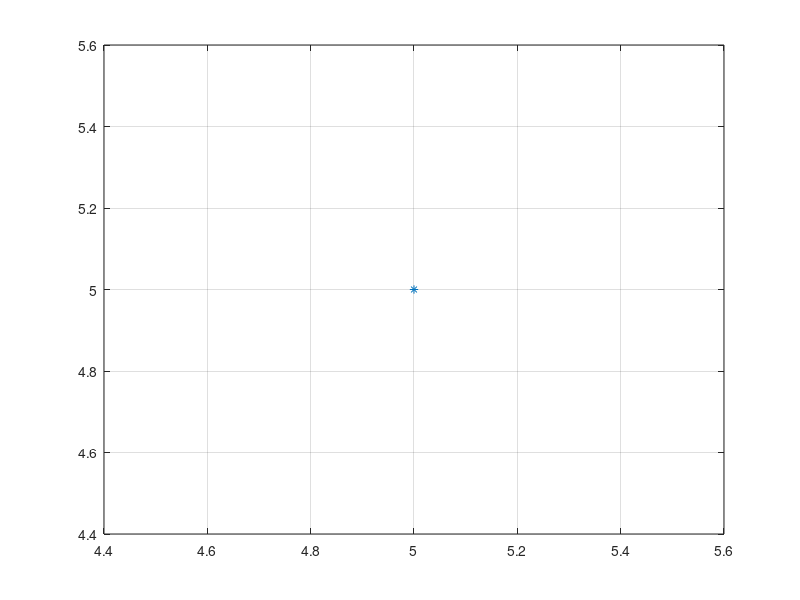

The MATLAB script that drew this image:
clc;
clear;
close all;

%{
x = [0, 0.25, 0.5, 0.75, 1];
y = [0, 0.47314, 0.90546, 1.30962, 1.69375];
%}

% Input
x = input('Enter x: ');
y = input('Enter y: ');

% Algorithm
y = y';
n = length(y);

A = [n, sum(x), sum(x.^2);
    sum(x), sum(x.^2), sum(x.^3);
    sum(x.^2), sum(x.^3), sum(x.^4)];
B = [sum(y); x*y; x.^2*y];

cba = A\B;

% Output
fprintf('\n|%.10f\t%.10f\t%.10f\t||c| |%.10f\t|\n', A(1, 1), A(1, 2), A(1, 3), B(1));
fprintf('|%.10f\t%.10f\t%.10f\t||b|=|%.10f\t|\n', A(2, 1), A(2, 2), A(2, 3), B(2));
fprintf('|%.10f\t%.10f\t%.10f\t||a| |%.10f\t|\n', A(3, 1), A(3, 2), A(3, 3), B(3));
fprintf('\n|c| |%.10f\t|\n|b|=|%.10f\t|\n|a| |%.10f\t|\n', cba(1), cba(2), cba(3));
fprintf('\ny = a*x^2 + b*x + c = %.10f*x^2 + %.10f*x + %.10f\n', cba(3), cba(2), cba(1));

% Plot
yy = [ones(n, 1), x', x.^2']*cba;
plot(x, y, '*', x, yy, '-');
grid on;

% **************************************************^**************************************************
% *****************************# Copyright by Ali Forouzandeh Hafshejani #*****************************
% ******************************# Scientific Computing Specialist 20@21 #******************************
% **************************************************^**************************************************